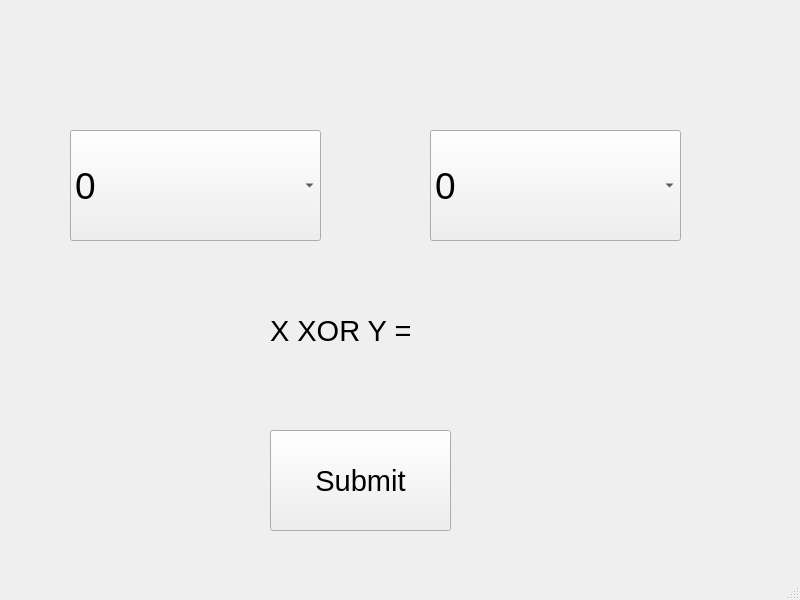
<?xml version="1.0" encoding="UTF-8"?>
<ui version="4.0">
 <class>MainWindow</class>
 <widget class="QMainWindow" name="MainWindow">
  <property name="geometry">
   <rect>
    <x>0</x>
    <y>0</y>
    <width>800</width>
    <height>600</height>
   </rect>
  </property>
  <property name="windowTitle">
   <string>MainWindow</string>
  </property>
  <widget class="QWidget" name="centralwidget">
   <widget class="QComboBox" name="comboX">
    <property name="geometry">
     <rect>
      <x>70</x>
      <y>130</y>
      <width>251</width>
      <height>111</height>
     </rect>
    </property>
    <property name="font">
     <font>
      <pointsize>28</pointsize>
     </font>
    </property>
    <item>
     <property name="text">
      <string>0</string>
     </property>
    </item>
    <item>
     <property name="text">
      <string>1</string>
     </property>
    </item>
   </widget>
   <widget class="QComboBox" name="comboY">
    <property name="geometry">
     <rect>
      <x>430</x>
      <y>130</y>
      <width>251</width>
      <height>111</height>
     </rect>
    </property>
    <property name="font">
     <font>
      <pointsize>28</pointsize>
     </font>
    </property>
    <item>
     <property name="text">
      <string>0</string>
     </property>
    </item>
    <item>
     <property name="text">
      <string>1</string>
     </property>
    </item>
   </widget>
   <widget class="QPushButton" name="submit">
    <property name="geometry">
     <rect>
      <x>270</x>
      <y>430</y>
      <width>181</width>
      <height>101</height>
     </rect>
    </property>
    <property name="font">
     <font>
      <pointsize>22</pointsize>
     </font>
    </property>
    <property name="text">
     <string>Submit</string>
    </property>
   </widget>
   <widget class="QLabel" name="label">
    <property name="geometry">
     <rect>
      <x>270</x>
      <y>280</y>
      <width>191</width>
      <height>101</height>
     </rect>
    </property>
    <property name="font">
     <font>
      <pointsize>22</pointsize>
     </font>
    </property>
    <property name="text">
     <string>X XOR Y =</string>
    </property>
   </widget>
  </widget>
  <widget class="QMenuBar" name="menubar">
   <property name="geometry">
    <rect>
     <x>0</x>
     <y>0</y>
     <width>800</width>
     <height>28</height>
    </rect>
   </property>
  </widget>
  <widget class="QStatusBar" name="statusbar"/>
 </widget>
 <resources/>
 <connections/>
</ui>
